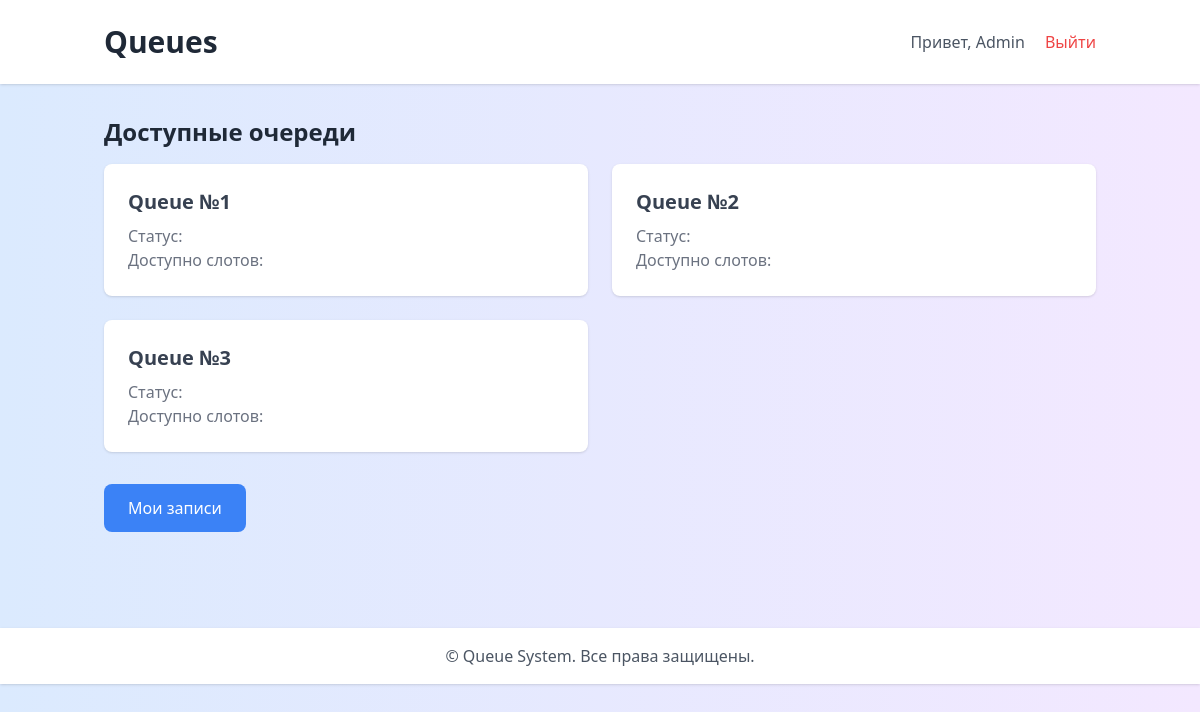
The app's page / (signed in) with its own data.
### queue_app/models.py (models this page shows, shortened)
class Queue(models.Model):
    name = models.CharField(max_length=255)
    description = models.TextField()
    created_at = models.DateTimeField(auto_now_add=True)
    updated_at = models.DateTimeField(auto_now=True)

### queue_app/views.py (the view)
# urls.py: path('', views.queue_list, name='queue_list'),
def queue_list(request):
    queues = Queue.objects.all()
    return render(request, 'queue_app/queue_list.html', {'queues': queues})

### queue_app/templates/queue_app/queue_list.html (shortened to what this page needs)
<!DOCTYPE html>
<html lang="ru">
<head>
    <script src="https://cdn.tailwindcss.com"></script>
</head>
<body class="bg-gradient-to-r from-blue-100 to-purple-100 min-h-screen">
    <header class="bg-white shadow">
        <div class="container mx-auto px-4 py-6 flex justify-between items-center">
            <h1 class="text-3xl font-bold text-gray-800">Queues</h1>
            <nav>
                {% if user.is_authenticated %}
                    <span class="text-gray-600 mr-4">Привет, {{ user.username }}</span>
                    <a href="{% url 'account_logout' %}" class="text-red-500 hover:underline">Выйти</a>
                {% else %}
                    <a href="{% url 'account_login' %}" class="text-blue-500 hover:underline mr-4">Войти</a>
                    <a href="{% url 'account_signup' %}" class="text-green-500 hover:underline">Зарегистрироваться</a>
                {% endif %}
            </nav>
        </div>
    </header>
    <main class="container mx-auto px-4 py-8">
        <section class="mb-8">
            <h2 class="text-2xl font-semibold text-gray-800 mb-4">Доступные очереди</h2>
            <div class="grid grid-cols-1 md:grid-cols-2 gap-6">
                {% for queue in queues %}
                <div class="bg-white rounded-lg shadow p-6">
                    <h3 class="text-xl font-bold text-gray-700">
                        <a href="{% url 'slot_list' queue.id %}" class="hover:text-blue-500">{{ queue.name }}</a>
                    </h3>
                    <p class="text-gray-500 mt-2">Статус: </p>
                    <p class="text-gray-500">Доступно слотов: </p>
                </div>
                {% endfor %}
            </div>
        </section>
        <section class="mb-8">
            <a href="{% url 'user_bookings' %}" class="inline-block bg-blue-500 text-white px-6 py-3 rounded-lg hover:bg-blue-600">Мои записи</a>
        </section>
    </main>
    <footer class="bg-white shadow mt-8">
        <div class="container mx-auto px-4 py-4 text-center text-gray-600">
            &copy; {{ now.year }} Queue System. Все права защищены.
        </div>
    </footer>
</body>
</html>

### records on screen
Queue: name "Queue №1"
Queue: name "Queue №2"
Queue: name "Queue №3"

### other values on screen
{{ user.username }} "Admin"
